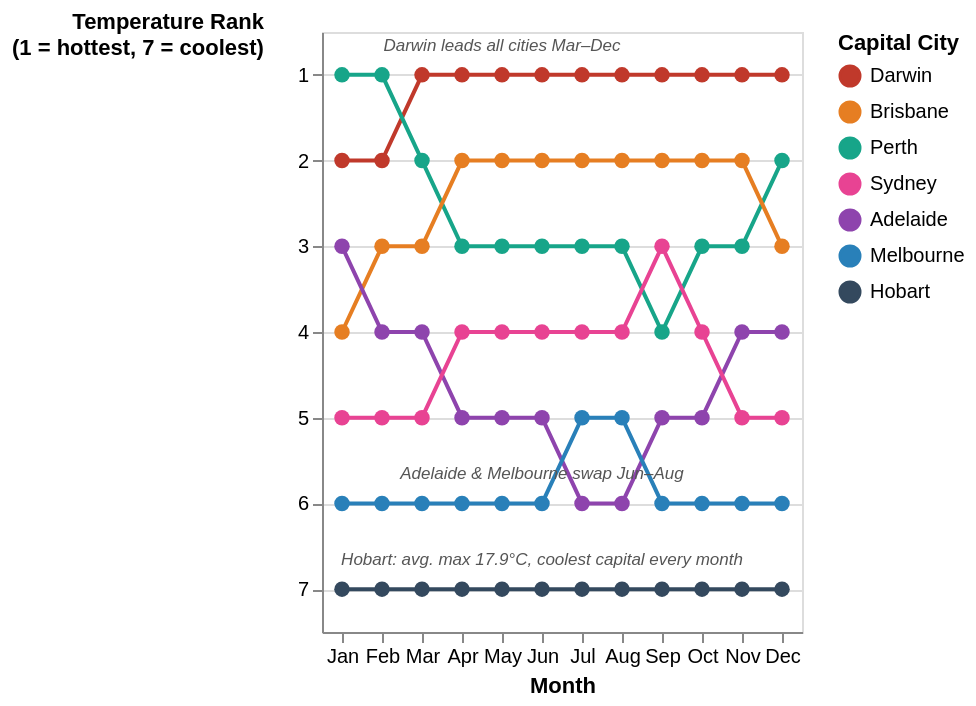

Source (Vega-Lite JSON):
### Vega-Lite specification from a JSON file in a GitHub repository (floating-point values rounded to 4 significant figures)
{"$schema": "https://vega.github.io/schema/vega-lite/v5.json", "width": "container", "height": "container", "data": {"values": [{"city": "Darwin", "month": 0, "monthLabel": "Jan", "rank": 2}, {"city": "Darwin", "month": 1, "monthLabel": "Feb", "rank": 2}, {"city": "Darwin", "month": 2, "monthLabel": "Mar", "rank": 1}, {"city": "Darwin", "month": 3, "monthLabel": "Apr", "rank": 1}, {"city": "Darwin", "month": 4, "monthLabel": "May", "rank": 1}, {"city": "Darwin", "month": 5, "monthLabel": "Jun", "rank": 1}, {"city": "Darwin", "month": 6, "monthLabel": "Jul", "rank": 1}, {"city": "Darwin", "month": 7, "monthLabel": "Aug", "rank": 1}, {"city": "Darwin", "month": 8, "monthLabel": "Sep", "rank": 1}, {"city": "Darwin", "month": 9, "monthLabel": "Oct", "rank": 1}, {"city": "Darwin", "month": 10, "monthLabel": "Nov", "rank": 1}, {"city": "Darwin", "month": 11, "monthLabel": "Dec", "rank": 1}, {"city": "Perth", "month": 0, "monthLabel": "Jan", "rank": 1}, {"city": "Perth", "month": 1, "monthLabel": "Feb", "rank": 1}, {"city": "Perth", "month": 2, "monthLabel": "Mar", "rank": 2}, {"city": "Perth", "month": 3, "monthLabel": "Apr", "rank": 3}, {"city": "Perth", "month": 4, "monthLabel": "May", "rank": 3}, {"city": "Perth", "month": 5, "monthLabel": "Jun", "rank": 3}, {"city": "Perth", "month": 6, "monthLabel": "Jul", "rank": 3}, {"city": "Perth", "month": 7, "monthLabel": "Aug", "rank": 3}, {"city": "Perth", "month": 8, "monthLabel": "Sep", "rank": 4}, {"city": "Perth", "month": 9, "monthLabel": "Oct", "rank": 3}, {"city": "Perth", "month": 10, "monthLabel": "Nov", "rank": 3}, {"city": "Perth", "month": 11, "monthLabel": "Dec", "rank": 2}, {"city": "Brisbane", "month": 0, "monthLabel": "Jan", "rank": 4}, {"city": "Brisbane", "month": 1, "monthLabel": "Feb", "rank": 3}, {"city": "Brisbane", "month": 2, "monthLabel": "Mar", "rank": 3}, {"city": "Brisbane", "month": 3, "monthLabel": "Apr", "rank": 2}, {"city": "Brisbane", "month": 4, "monthLabel": "May", "rank": 2}, {"city": "Brisbane", "month": 5, "monthLabel": "Jun", "rank": 2}, {"city": "Brisbane", "month": 6, "monthLabel": "Jul", "rank": 2}, {"city": "Brisbane", "month": 7, "monthLabel": "Aug", "rank": 2}, {"city": "Brisbane", "month": 8, "monthLabel": "Sep", "rank": 2}, {"city": "Brisbane", "month": 9, "monthLabel": "Oct", "rank": 2}, {"city": "Brisbane", "month": 10, "monthLabel": "Nov", "rank": 2}, {"city": "Brisbane", "month": 11, "monthLabel": "Dec", "rank": 3}, {"city": "Adelaide", "month": 0, "monthLabel": "Jan", "rank": 3}, {"city": "Adelaide", "month": 1, "monthLabel": "Feb", "rank": 4}, {"city": "Adelaide", "month": 2, "monthLabel": "Mar", "rank": 4}, {"city": "Adelaide", "month": 3, "monthLabel": "Apr", "rank": 5}, {"city": "Adelaide", "month": 4, "monthLabel": "May", "rank": 5}, {"city": "Adelaide", "month": 5, "monthLabel": "Jun", "rank": 5}, {"city": "Adelaide", "month": 6, "monthLabel": "Jul", "rank": 6}, {"city": "Adelaide", "month": 7, "monthLabel": "Aug", "rank": 6}, {"city": "Adelaide", "month": 8, "monthLabel": "Sep", "rank": 5}, {"city": "Adelaide", "month": 9, "monthLabel": "Oct", "rank": 5}, {"city": "Adelaide", "month": 10, "monthLabel": "Nov", "rank": 4}, {"city": "Adelaide", "month": 11, "monthLabel": "Dec", "rank": 4}, {"city": "Sydney", "month": 0, "monthLabel": "Jan", "rank": 5}, {"city": "Sydney", "month": 1, "monthLabel": "Feb", "rank": 5}, {"city": "Sydney", "month": 2, "monthLabel": "Mar", "rank": 5}, {"city": "Sydney", "month": 3, "monthLabel": "Apr", "rank": 4}, {"city": "Sydney", "month": 4, "monthLabel": "May", "rank": 4}, {"city": "Sydney", "month": 5, "monthLabel": "Jun", "rank": 4}, {"city": "Sydney", "month": 6, "monthLabel": "Jul", "rank": 4}, {"city": "Sydney", "month": 7, "monthLabel": "Aug", "rank": 4}, {"city": "Sydney", "month": 8, "monthLabel": "Sep", "rank": 3}, {"city": "Sydney", "month": 9, "monthLabel": "Oct", "rank": 4}, {"city": "Sydney", "month": 10, "monthLabel": "Nov", "rank": 5}, {"city": "Sydney", "month": 11, "monthLabel": "Dec", "rank": 5}, {"city": "Melbourne", "month": 0, "monthLabel": "Jan", "rank": 6}, {"city": "Melbourne", "month": 1, "monthLabel": "Feb", "rank": 6}, {"city": "Melbourne", "month": 2, "monthLabel": "Mar", "rank": 6}, {"city": "Melbourne", "month": 3, "monthLabel": "Apr", "rank": 6}, {"city": "Melbourne", "month": 4, "monthLabel": "May", "rank": 6}, {"city": "Melbourne", "month": 5, "monthLabel": "Jun", "rank": 6}, {"city": "Melbourne", "month": 6, "monthLabel": "Jul", "rank": 5}, {"city": "Melbourne", "month": 7, "monthLabel": "Aug", "rank": 5}, {"city": "Melbourne", "month": 8, "monthLabel": "Sep", "rank": 6}, {"city": "Melbourne", "month": 9, "monthLabel": "Oct", "rank": 6}, {"city": "Melbourne", "month": 10, "monthLabel": "Nov", "rank": 6}, {"city": "Melbourne", "month": 11, "monthLabel": "Dec", "rank": 6}, {"city": "Hobart", "month": 0, "monthLabel": "Jan", "rank": 7}, {"city": "Hobart", "month": 1, "monthLabel": "Feb", "rank": 7}, {"city": "Hobart", "month": 2, "monthLabel": "Mar", "rank": 7}, {"city": "Hobart", "month": 3, "monthLabel": "Apr", "rank": 7}, {"city": "Hobart", "month": 4, "monthLabel": "May", "rank": 7}, {"city": "Hobart", "month": 5, "monthLabel": "Jun", "rank": 7}, {"city": "Hobart", "month": 6, "monthLabel": "Jul", "rank": 7}, {"city": "Hobart", "month": 7, "monthLabel": "Aug", "rank": 7}, {"city": "Hobart", "month": 8, "monthLabel": "Sep", "rank": 7}, {"city": "Hobart", "month": 9, "monthLabel": "Oct", "rank": 7}, {"city": "Hobart", "month": 10, "monthLabel": "Nov", "rank": 7}, {"city": "Hobart", "month": 11, "monthLabel": "Dec", "rank": 7}]}, "layer": [{"params": [{"name": "cityHighlight", "select": {"type": "point", "fields": ["city"], "on": "click"}, "bind": "legend"}], "mark": {"type": "line", "point": {"filled": true, "size": 60}}, "encoding": {"x": {"field": "month", "type": "ordinal", "title": "Month", "axis": {"labelAngle": 0, "labelExpr": "['Jan','Feb','Mar','Apr','May','Jun','Jul','Aug','Sep','Oct','Nov','Dec'][datum.value]"}}, "y": {"field": "rank", "type": "quantitative", "title": ["Temperature Rank", "(1 = hottest, 7 = coolest)"], "scale": {"domain": [7.5, 0.5]}, "axis": {"values": [1, 2, 3, 4, 5, 6, 7], "tickCount": 7, "titleAngle": 0, "titleAnchor": "end", "titleAlign": "right"}}, "color": {"field": "city", "type": "nominal", "title": "Capital City", "scale": {"domain": ["Darwin", "Brisbane", "Perth", "Sydney", "Adelaide", "Melbourne", "Hobart"], "range": ["#c0392b", "#e67e22", "#17a589", "#e84393", "#8e44ad", "#2980b9", "#34495e"]}}, "opacity": {"condition": {"param": "cityHighlight", "value": 1}, "value": 0.08}, "tooltip": [{"field": "city", "type": "nominal", "title": "Capital City"}, {"field": "monthLabel", "type": "nominal", "title": "Month"}, {"field": "rank", "type": "quantitative", "title": "Temperature Rank"}]}}, {"data": {"values": [{"month": 4, "rank": 0.65, "note": "Darwin leads all cities Mar–Dec"}, {"month": 5, "rank": 5.65, "note": "Adelaide & Melbourne swap Jun–Aug"}, {"month": 5, "rank": 6.65, "note": "Hobart: avg. max 17.9°C, coolest capital every month"}]}, "mark": {"type": "text", "fontSize": 8.5, "fontStyle": "italic", "color": "#555", "align": "center"}, "encoding": {"x": {"field": "month", "type": "ordinal"}, "y": {"field": "rank", "type": "quantitative"}, "text": {"field": "note", "type": "nominal"}}}]}
